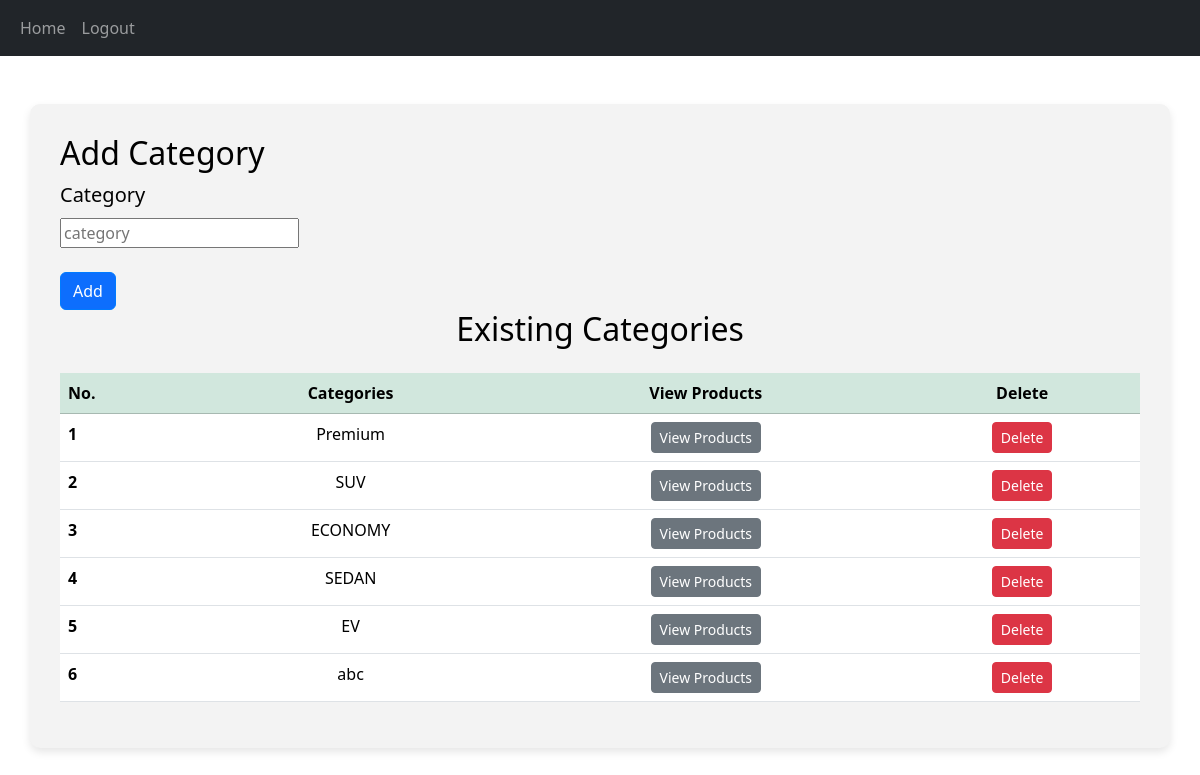
The app's page /add_category (signed in) with its own data.
### app/models.py (models this page shows)
class Category(models.Model):
    category= models.TextField()

### app/views.py (the view)
# urls.py: path('add_category',views.add_category),
def add_category(req):
    if 'admin' in req.session:
        if req.method == 'POST':
            category=req.POST['category']
            data=Category.objects.create(category=category)
            data.save()
            return redirect(add_category)
        else:
            data=Category.objects.all()
            return render(req,'admin/add_category.html',{'data':data})
    else:
         return redirect(cargo_home)

### templates/admin/add_category.html (shortened to what this page needs)
<!DOCTYPE html>
<html lang="en">
<head>
  {% load static %}
    <link href="https://cdn.jsdelivr.net/npm/bootstrap@5.3.3/dist/css/bootstrap.min.css" rel="stylesheet">
</head>
<body>
    <nav class="navbar navbar-expand-sm bg-dark navbar-dark">
        <div class="container-fluid">
          <div class="collapse navbar-collapse" id="collapsibleNavbar">
            <ul class="navbar-nav">
                <li class="nav-item">
                    <a class="nav-link" href="admin_home">Home</a>
                </li>
              <li class="nav-item">
                <a class="nav-link" href="logout">Logout</a>
              </li>
            </ul>
          </div>
        </div>
      </nav>
    <div class="container mt-5">
      <h2>Add Category</h2>
        <form action="" method="post" enctype="multipart/form-data">
             <div class="col-md-6">
                <label for="category" class="form-label">Category</label><br>
                <input type="text" name="category" id="" placeholder="category">
             </div>
             <div class="col-12">
                <br>
                <input class="btn btn-primary" type="submit" value="Add">
             </div>
        </form>
        <h2 class="text-center mb-4">Existing Categories</h2>
        <table class="table table-hover">
            <thead>
                <tr class="table-success">
                    <th scope="col">No.</th>
                    <th scope="col" class="text-center">Categories</th>
                    <th scope="col" class="text-center">View Products</th>
                    <th scope="col" class="text-center">Delete</th>
                </tr>
            </thead>
            <tbody>
                {% for i in data %}
                    <tr>
                        <th scope="row">{{ forloop.counter }}</th>
                        <td class="text-center">{{ i.category }}</td>
                        <td class="text-center"><a href="view_cat/{{i.pk }}" class="btn btn-secondary btn-sm">View Products</a></td>
                        <td class="text-center"><a href="delete_category/{{ i.pk }}" class="btn btn-danger btn-sm">Delete</a></td>
                    </tr>
                {% endfor %}
            </tbody>
        </table>
    </div>
</body>
</html>

### templates/admin/add_category.html (style rules this page uses)
nav { background-color: black; }
h2 { color: rgb(0, 0, 0); }
label { color: rgb(2, 2, 2); font-size: 20px; }
.container { background-color: rgb(243, 243, 243); padding: 30px; border-radius: 10px; box-shadow: 0px 4px 8px rgba(0, 0, 0, 0.1); }
form { width: 700px; }
.btn-primary { border-color: #007bff; }

### records on screen
Category: category "Premium"
Category: category "SUV"
Category: category "ECONOMY"
Category: category "SEDAN"
Category: category "EV"
Category: category "abc"
